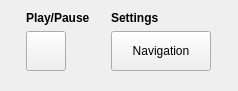
<?xml version="1.0" encoding="UTF-8"?>
<ui version="4.0">
 <class>AdvancedWidget</class>
 <widget class="QWidget" name="AdvancedWidget">
  <property name="geometry">
   <rect>
    <x>0</x>
    <y>0</y>
    <width>238</width>
    <height>91</height>
   </rect>
  </property>
  <property name="windowTitle">
   <string>Advanced Controls</string>
  </property>
  <layout class="QHBoxLayout" name="horizontalLayout">
   <item>
    <layout class="QVBoxLayout" name="verticalLayout_3">
     <item>
      <layout class="QVBoxLayout" name="playVerticalLayout">
       <item>
        <widget class="QLabel" name="playPayseLabel">
         <property name="font">
          <font>
           <weight>75</weight>
           <bold>true</bold>
          </font>
         </property>
         <property name="text">
          <string>Play/Pause</string>
         </property>
        </widget>
       </item>
      </layout>
     </item>
     <item>
      <widget class="QPushButton" name="playButton">
       <property name="sizePolicy">
        <sizepolicy hsizetype="Fixed" vsizetype="Fixed">
         <horstretch>0</horstretch>
         <verstretch>0</verstretch>
        </sizepolicy>
       </property>
       <property name="minimumSize">
        <size>
         <width>40</width>
         <height>40</height>
        </size>
       </property>
       <property name="maximumSize">
        <size>
         <width>40</width>
         <height>40</height>
        </size>
       </property>
       <property name="text">
        <string/>
       </property>
       <property name="icon">
        <iconset resource="../resources/icons.qrc">
         <normaloff>:/icons/play.png</normaloff>
         <normalon>:/icons/pause.png</normalon>
         <disabledoff>:/icons/pause.png</disabledoff>:/icons/play.png</iconset>
       </property>
       <property name="iconSize">
        <size>
         <width>35</width>
         <height>35</height>
        </size>
       </property>
       <property name="checkable">
        <bool>true</bool>
       </property>
       <property name="flat">
        <bool>false</bool>
       </property>
      </widget>
     </item>
     <item>
      <spacer name="verticalSpacer">
       <property name="orientation">
        <enum>Qt::Vertical</enum>
       </property>
       <property name="sizeHint" stdset="0">
        <size>
         <width>20</width>
         <height>40</height>
        </size>
       </property>
      </spacer>
     </item>
    </layout>
   </item>
   <item>
    <layout class="QVBoxLayout" name="verticalLayout">
     <item>
      <layout class="QVBoxLayout" name="settingsVerticalLayout">
       <item>
        <widget class="QLabel" name="settingsLabel">
         <property name="font">
          <font>
           <weight>75</weight>
           <bold>true</bold>
          </font>
         </property>
         <property name="text">
          <string>Settings</string>
         </property>
        </widget>
       </item>
       <item>
        <widget class="QPushButton" name="navigationPushButton">
         <property name="sizePolicy">
          <sizepolicy hsizetype="Fixed" vsizetype="Fixed">
           <horstretch>0</horstretch>
           <verstretch>0</verstretch>
          </sizepolicy>
         </property>
         <property name="minimumSize">
          <size>
           <width>100</width>
           <height>40</height>
          </size>
         </property>
         <property name="maximumSize">
          <size>
           <width>100</width>
           <height>40</height>
          </size>
         </property>
         <property name="text">
          <string>Navigation</string>
         </property>
        </widget>
       </item>
      </layout>
     </item>
     <item>
      <spacer name="verticalSpacer_2">
       <property name="orientation">
        <enum>Qt::Vertical</enum>
       </property>
       <property name="sizeHint" stdset="0">
        <size>
         <width>20</width>
         <height>40</height>
        </size>
       </property>
      </spacer>
     </item>
    </layout>
   </item>
  </layout>
 </widget>
 <resources>
  <include location="../resources/icons.qrc"/>
 </resources>
 <connections/>
</ui>
